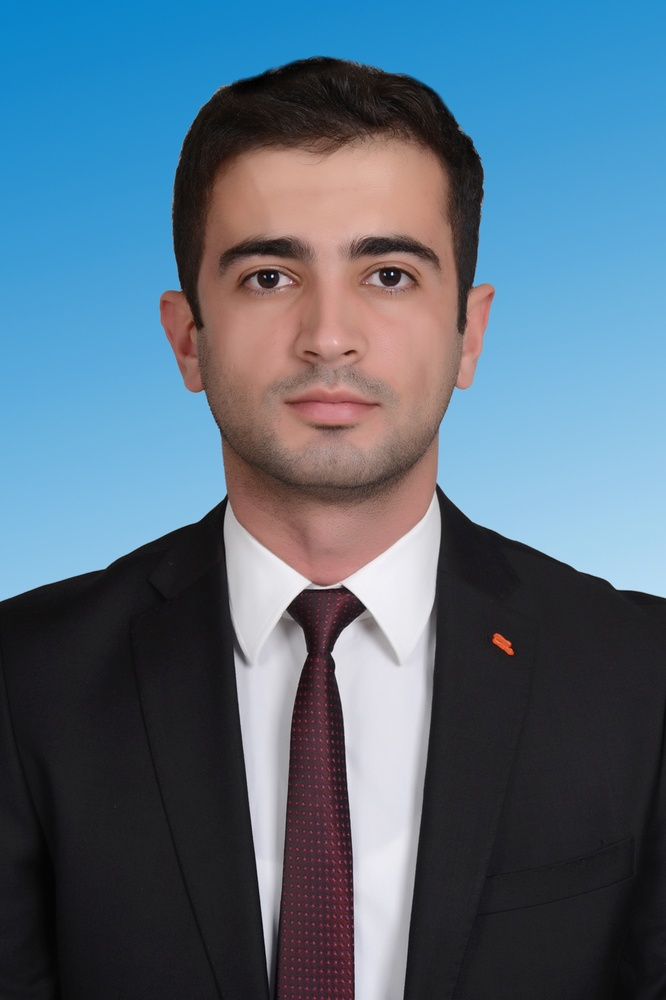
#> input picture image compression wavelet/headshot.jpg, 666 x 1000 px, shrunk from 1181 x 1772 before the run
$ python wavelet.py
#> lines starting #> are read from the running program, lines starting #| are printed output that depends on the picture
""" instead of FFT using discrete Wavelet transform
    should be better at capturing multiple scales in these images (hair, fur and grass)"""

from matplotlib.image import imread
import numpy as np
import matplotlib.pyplot as plt
import os
import pywt

plt.rcParams['figure.figsize'] = [16, 16]
plt.rcParams.update({'font.size': 18})

A = imread('headshot.jpg')
#> A is the input picture: shape (1000, 666, 3); mean R, G, B 85.4, 106.8, 124.8
B = np.mean(A, -1)                  # converts RGB to grayscale
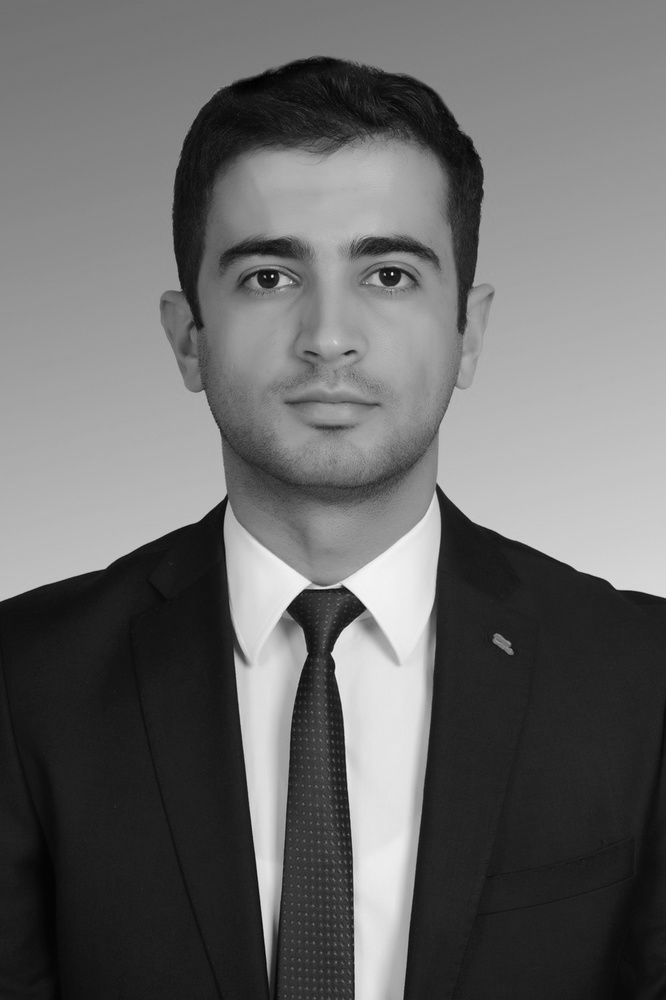
#> B: shape (1000, 666) float64; min 0.667, max 250.3, mean 105.7

# Wavelet decomposition (2 level - 2 dimensional)
n = 2                                                               # 2 level
w = 'db1'                                                           # daubechies wavelet family
coeffs = pywt.wavedec2(B, wavelet=w, level=n)
#> coeffs = 3 items

# Normalize each coefficient array
coeffs[0] /= np.abs(coeffs[0]).max()
for detail_level in range(n):
    coeffs[detail_level + 1] = [d/np.abs(d).max() for d in coeffs[detail_level + 1]]

arr, coeff_slices = pywt.coeffs_to_array(coeffs)
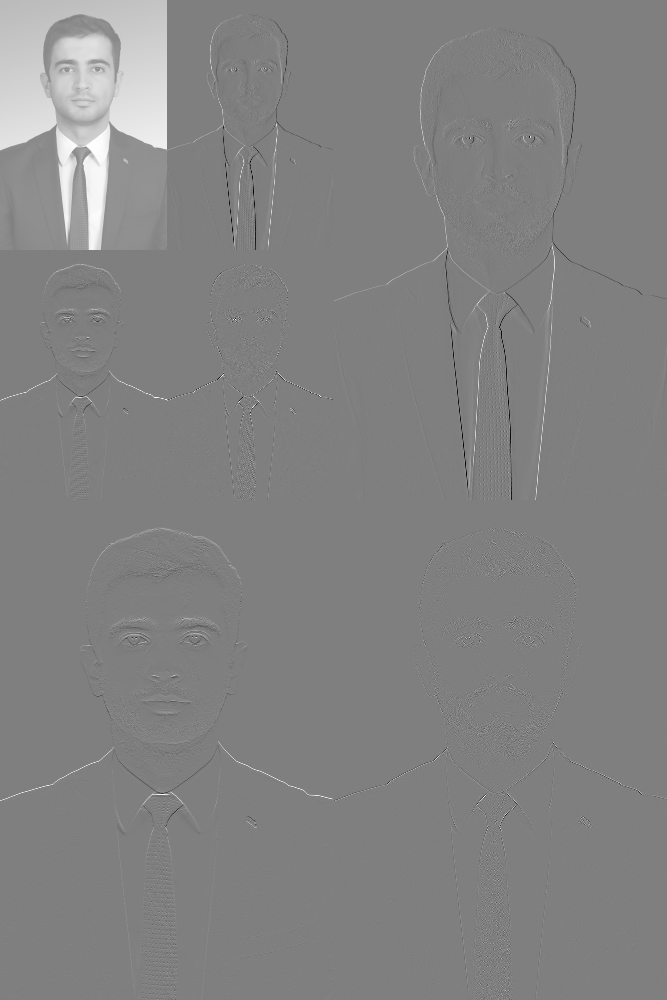
#> arr: shape (1000, 667) float64; min -1, max 1, mean 0.0274; drawn with min black and max white
#> coeff_slices = 3 items

plt.imshow(arr, cmap='gray_r', vmin=-0.25, vmax=0.75)
plt.rcParams['figure.figsize'] = [16, 16]
plt.show()
